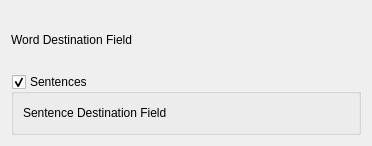
<?xml version="1.0" encoding="UTF-8"?>
<ui version="4.0">
 <class>Form</class>
 <widget class="QWidget" name="Form">
  <property name="geometry">
   <rect>
    <x>0</x>
    <y>0</y>
    <width>372</width>
    <height>146</height>
   </rect>
  </property>
  <property name="windowTitle">
   <string>Form</string>
  </property>
  <layout class="QVBoxLayout" name="verticalLayout">
   <item>
    <layout class="QHBoxLayout" name="horizontalLayout">
     <item>
      <widget class="QLabel" name="label">
       <property name="text">
        <string>Word Destination Field</string>
       </property>
      </widget>
     </item>
     <item>
      <spacer name="horizontalSpacer">
       <property name="orientation">
        <enum>Qt::Horizontal</enum>
       </property>
       <property name="sizeHint" stdset="0">
        <size>
         <width>40</width>
         <height>20</height>
        </size>
       </property>
      </spacer>
     </item>
    </layout>
   </item>
   <item>
    <widget class="QGroupBox" name="groupBox">
     <property name="title">
      <string>Sentences</string>
     </property>
     <property name="checkable">
      <bool>true</bool>
     </property>
     <layout class="QHBoxLayout" name="horizontalLayout_2">
      <item>
       <widget class="QLabel" name="label_2">
        <property name="text">
         <string>Sentence Destination Field</string>
        </property>
       </widget>
      </item>
      <item>
       <spacer name="horizontalSpacer_2">
        <property name="orientation">
         <enum>Qt::Horizontal</enum>
        </property>
        <property name="sizeHint" stdset="0">
         <size>
          <width>40</width>
          <height>20</height>
         </size>
        </property>
       </spacer>
      </item>
     </layout>
    </widget>
   </item>
  </layout>
 </widget>
 <resources/>
 <connections/>
</ui>
